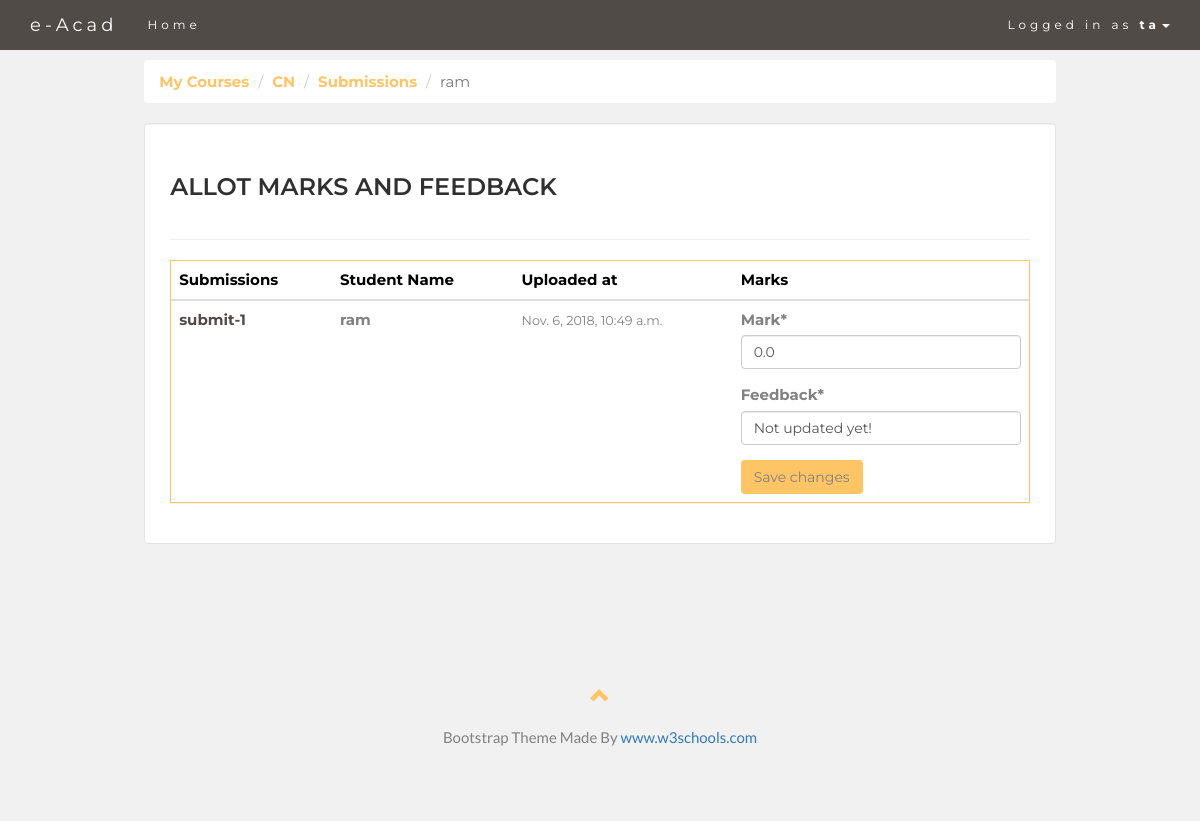
Screenshot of /ta/course/submissions/9/ (signed in) with the database file from the repository.
### classroom/models.py (models this page shows, shortened)
class User(AbstractUser):
    is_student = models.BooleanField(default=False)
    is_teacher = models.BooleanField(default=False)
    is_ta = models.BooleanField(default=False)
    semester = models.IntegerField(default=0)
    RollNo = models.CharField(max_length=100, default='')
    vote = models.BooleanField(default=False)

class Submission(models.Model):
    course = models.ForeignKey(Course, on_delete=models.CASCADE, related_name='submissions')
    student = models.ForeignKey(Student, on_delete=models.CASCADE, related_name='submissions')
    assignment = models.ForeignKey(Assignment, on_delete=models.CASCADE, related_name='submissions')
    file_name = models.CharField(max_length=500, default='')
    file_upload = models.FileField(upload_to='submissions/')
    uploaded_at = models.DateTimeField(auto_now_add=True, null=True)
    mark = models.FloatField(default=0)
    feedback = models.CharField(max_length=200, default='Not updated yet!')

class Course(models.Model):
    owner = models.ForeignKey(User, on_delete=models.CASCADE, related_name='courses')
    semester = models.IntegerField(default=0)
    course_code = models.CharField(max_length=100, default='course_code')
    course_title = models.CharField(max_length=100, default='course_title')
    about = models.TextField(default='anything about course')
    totalclasses = models.IntegerField(default=0)
    classestaken = models.IntegerField(default=0)
    def __str__(self):
        return self.course_title

class Student(models.Model):
    user = models.ForeignKey(User, on_delete=models.CASCADE, primary_key=True, related_name='student')
    interests = models.ManyToManyField(Course, related_name='interested_students')
    def __str__(self):
        return self.user.username

### classroom/views/ta.py (the view, shortened to what this page needs)
# urls.py: path('ta/course/submissions/<int:pk>/', ta.AllotMark.as_view(), name='ta_allot_marks'),
@method_decorator([login_required, ta_required], name='dispatch')
class AllotMark(UpdateView):
    model = Submission
    fields = ('mark', 'feedback',)
    template_name = 'classroom/ta/ta_allot_marks.html'
    def get_context_data(self, **kwargs):
        kwargs['submissions'] = self.get_object()
        return super().get_context_data(**kwargs)

### classroom/templates/classroom/ta/ta_allot_marks.html (shortened to what this page needs)
{% extends 'base.html' %}
{% load crispy_forms_tags %}
{% block content %}
<nav aria-label="breadcrumb">
    <ol class="breadcrumb">
       <li class="breadcrumb-item"><a href="{% url 'ta_course_list' %}" class="yellow">My Courses</a></li>
        <li class="breadcrumb-item active" aria-current="page"><a href="{% url 'course_ta_view' submissions.course.id%}" class="yellow">{{ submissions.course }}</a></li>
        <li class="breadcrumb-item active" aria-current="page"><a href="{% url 'ta_student_submissions' submissions.course.id submissions.assignment.id  %}" class="yellow">Submissions</a></li>
        <li class="breadcrumb-item active" aria-current="page">{{ submissions.student }}</li>
    </ol>
  </nav>
 <div class="well">
     <div class="page-header">
             <h2>allot marks and feedback </h2>
        </div>
     <div class="panel panel-primary">
            <div class="table-responsive">
            <table class="table table-hover">
        <thead>
        <tr style="color: black;">
          <th>Submissions</th>
            <th>Student Name</th>
            <th>Uploaded at</th>
            <th>Marks</th>
        </tr>
      </thead>
         <tbody>
          <tr>
             <td class="align-middle"><a href="{{ submissions.file_upload.url }}" class="colour">{{ submissions.file_name }}</a></td>
              <td class="align-middle"><b>{{ submissions.student }}</b></td>
              <td class="align-middle"><small> {{ submissions.uploaded_at }}</small><br></td>
              <td class="align-middle">
                  <form method="post" novalidate>
          {{ form|crispy }}
        <button type="submit" class="btn btn-button">Save changes</button>
         </form>
      </tbody>
    </table>
 </div>
     </div></div>
{% endblock %}

### templates/base.html (shortened to what this page needs)
{% load static %}
<!DOCTYPE html>
<html lang="en">
<head>
  <link rel="stylesheet" href="https://maxcdn.bootstrapcdn.com/bootstrap/3.3.7/css/bootstrap.min.css">
</head>
<body id="myPage" data-spy="scroll" data-target=".navbar" data-offset="60">
<nav class="navbar navbar-default navbar-fixed-top">
  <div class="container">
    <div class="navbar-header">
      <a class="navbar-brand" href="#myPage">e-Acad</a>
    </div>
    <div class="collapse navbar-collapse" id="myNavbar">
      <ul class="nav navbar-nav ">
        <li><a href="{% url 'home' %}">Home</a></li>
      </ul>
      <ul class="nav navbar-nav navbar-right">
        {% if user.is_authenticated %}
        <li class="dropdown" >
        <a class="dropdown-toggle"  style="background-color: #514b48;" data-toggle="dropdown"  href="#">Logged in as <strong>{{ user.username }}</strong><span class="caret"></span></a>
        </li>
         {% endif %}
      </ul>
    </div>
  </div>
</nav>
<div class="container-fluid">
<div class="row">
  <div class="col-sm-1">
  </div>
  <div class="col-sm-10">
  {% block content %}
{% endblock %}
  </div>
  <div class="col-sm-1">
  </div>
</div>
</div>
<footer class="container-fluid text-center">
  <a href="#myPage" title="To Top">
    <span class="glyphicon glyphicon-chevron-up"></span>
  </a>
  <p>Bootstrap Theme Made By <a href="https://www.w3schools.com" title="Visit w3schools">www.w3schools.com</a></p>
</footer>
</body>
</html>

### templates/base.html (style rules this page uses)
body { font: 400 15px Lato, sans-serif; line-height: 1.8; color: #818181; background-color: #F1F1F2; }
h2 { font-size: 24px; text-transform: uppercase; color: #303030; font-weight: 600; margin-bottom: 30px; }
ol.breadcrumb { background-color: #fff; font-family: Montserrat, sans-serif; }
.well { background-color: white; padding: 10px 25px 20px 25px; font-family: Montserrat, sans-serif; }
.btn-button { background-color: #FDC566; }
a.colour { color: #514b48; font-weight: bold; }
a.yellow { color:#FDC566; font-weight: bold; }
.container-fluid { padding: 60px 50px; }
.panel { border: 1px solid #FDC566; border-radius:0 !important; transition: box-shadow 0.5s; }
.navbar { margin-bottom: 0; background-color: #514b48; z-index: 9999; border: 0; font-size: 12px !important; line-height: 1.42857143 !important; letter-spacing: 4px; border-radius: 0; font-family: Montserrat, sans-serif; }
.navbar li a, .navbar .navbar-brand { color: #fff !important; }
footer .glyphicon { font-size: 20px; margin-bottom: 20px; color: #FDC566; }

### rows the page displays
User: username "ta"
Submission: course "CN", student "ram", file_name "submit-1", uploaded_at "Nov. 6, 2018, 10:49 a.m.", mark "0.0", feedback "Not updated yet!"
